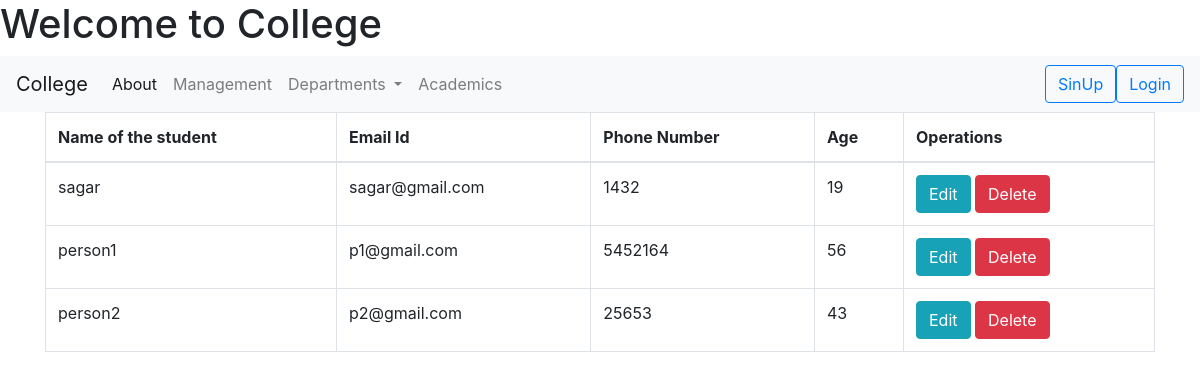
/student/display, run on an earlier commit of the app's database.
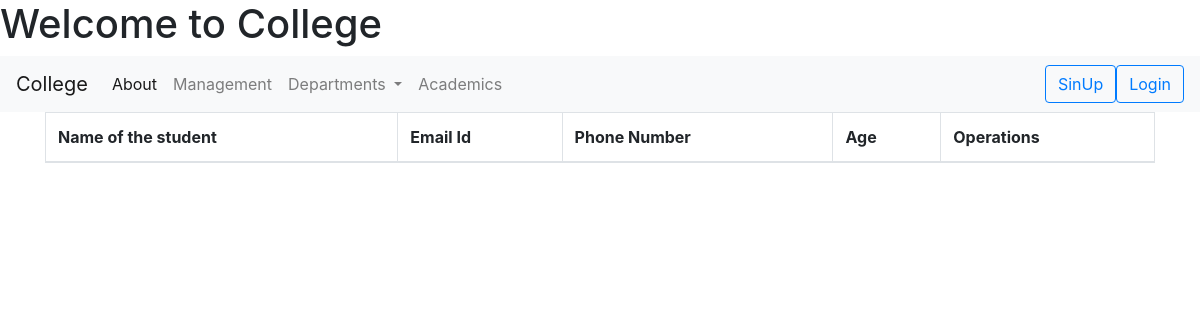
And on a later commit of the database.
### CSE/models.py (models this page shows, shortened)
class CseStudentRegister(models.Model):
    student_name = models.CharField(max_length=10)
    phone_num = models.IntegerField()
    email = models.EmailField()
    age = models.IntegerField()

### CSE/views.py (the view)
# urls.py: path('student/display', views.student_details, name='student_details'),
def student_details(request):
    details = CseStudentRegister.objects.all()
    return render(request,'student_data.html', {'data': details})

### CSE/templates/student_data.html (shortened to what this page needs)
{% extends 'index.html' %}
{% block foo %}
<div class="container">
<table class="table table-bordered">
    <thead >
        <th>Name of the student </th>
        <th> Email Id </th>
        <th> Phone Number </th>
        <th> Age </th>
    <th>Operations</th>
    </thead>
    <tbody>
    {% for i in data %}
    <tr>
    <td>{{ i.student_name }}</td>
    <td>{{ i.email }}</td>
    <td>{{ i.phone_num }}</td>
    <td>{{ i.age }}</td>
        <td><a href="{% url 'edit' i.id %}" class="btn btn-info" >Edit</a>
            <a href="{% url 'delete' i.id %}" class="btn btn-danger">Delete</a>
    </tr>
{% endfor %}
    </tbody>
</div>
{% endblock %}

What changed in the data, as far as the page shows it:
removed CseStudentRegister: student_name "sagar", email "sagar@gmail.com", phone_num "1432", age "19"
removed CseStudentRegister: student_name "person1", email "p1@gmail.com", phone_num "5452164", age "56"
removed CseStudentRegister: student_name "person2", email "p2@gmail.com", phone_num "25653", age "43"
